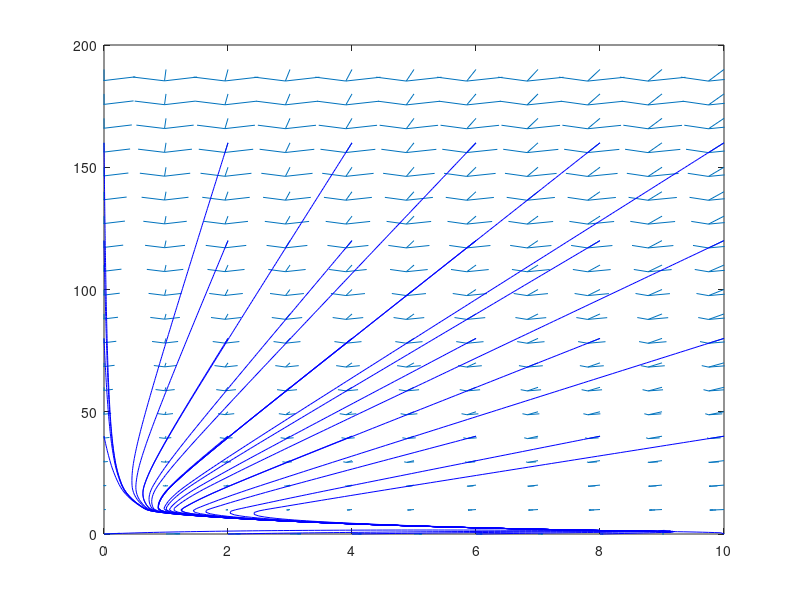
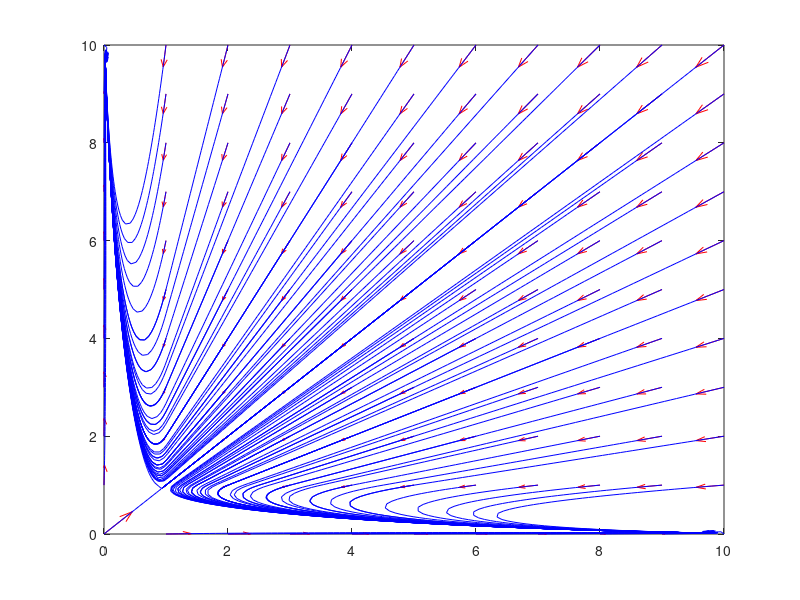

Recreate these plots in MATLAB, in order. (Note: this script raises an error after producing the figures.)
%% PART B%% %%run entire Part B%%
% for n=1
figure(1)
fun1=@(v) 10/(1+v);
fun2=@(v) 10/v-1;
fplot(fun1,'k-');
hold on;
fplot(fun2,'r-');
hold off;
xlim([0 10]);
ylim([0 190]);
% for n=2
figure(2)
fun1=@(v) 10/(1+v^2);
fun2=@(v) (10/v-1)^0.5;
fplot(fun1,'k-');
hold on;
fplot(fun2,'r-');
hold off;
xlim([0 10]);
ylim([0 10]);
%% PART C %% %% run entire Part C together %%
% when n=1 
figure (1);
[v,u]=meshgrid(0:1:10,0:10:190);
dudt=10./(1+v)-u;
dvdt=10./(1+u)-v;
quiver(v,u,dvdt,dudt,0.5);
hold on;
[startv,startu]=meshgrid(0:2:10,0:40:190); 
streamline(v,u,dvdt,dudt,startv,startu);
hold off;
xlim([0,10]);
% when n=2 
figure (2);
[v,u]=meshgrid(0:1:10,0:1:10);
dudt=10./(1+v^2)-u;
dvdt=10./(1+u^2)-v;
quiver(v,u,dvdt,dudt,0.5,'r');
hold on;
startv=0:1:10;
startu=0:1:10; 
streamline(v,u,dvdt,dudt,v,u);
hold off;
xlim([0,10]);
ylim([0 10]);
%% Part D Assume a=10 and n=2
syms vs us 
f=10/(1+vs^2)-us;
g=10/(1+us^2)-vs;
dfdvs=diff(f,vs);dfdus=diff(f,us);
dgdvs=diff(g,vs);dgdus=diff(g,us);
J=[dfdvs dfdus;dgdvs dgdus];
disp(J);
%% Part E
% when n =1 %% run seperately %%
syms v
eqn=10/(1+v)==10/v-1;
vs=solve(eqn,v);
us=10/(1+2.7016);
syms vs us
f=10/(1+vs)-us;
g=10/(1+us)-vs;
dfdvs=diff(f,vs);dfdus=diff(f,us);
dgdvs=diff(g,vs);dgdus=diff(g,us);
J=[dfdvs dfdus;dgdvs dgdus];

J =[ -10/(2.7015 + 1)^2,-1;-1, -10/(2.7016 + 1)^2];
e1=eig(J);
% when n=2 %% run seperately %%
syms v
eqn=10/(1+v^2)==(10/v-1)^0.5;
vs=solve(eqn,v);
vs=[0.101 2 9.8990];
us=10./(1+vs.^2);
J1=[ -(20*vs(1))/(vs(1)^2 + 1)^2,-1; -1, -(20*us(1))/(us(1)^2 + 1)^2];
J2=[ -(20*vs(2))/(vs(2)^2 + 1)^2,-1; -1, -(20*us(2))/(us(2)^2 + 1)^2];
J3=[ -(20*vs(3))/(vs(3)^2 + 1)^2,-1; -1, -(20*us(3))/(us(3)^2 + 1)^2];
e1=eig(J1);e2=eig(J2);e3=eig(J3);